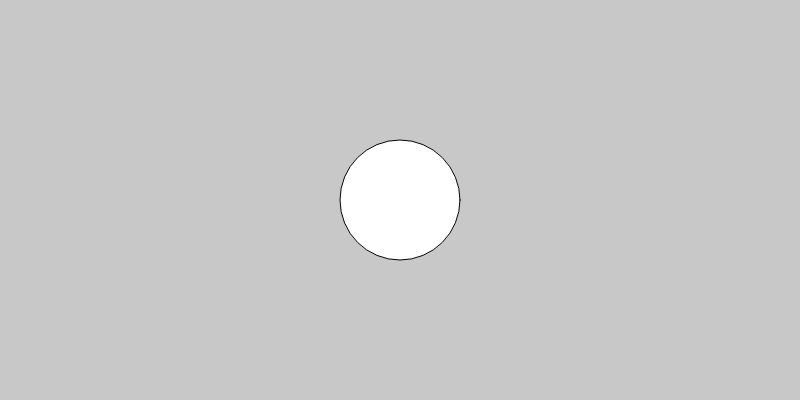
Frame 1 (no input)
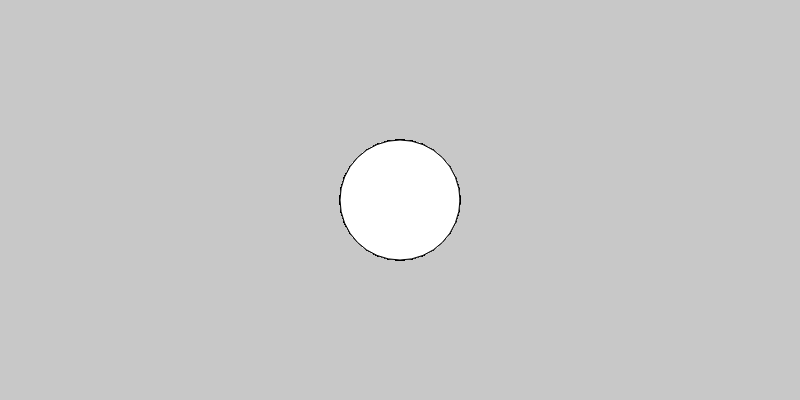
Frame 60 (no input)
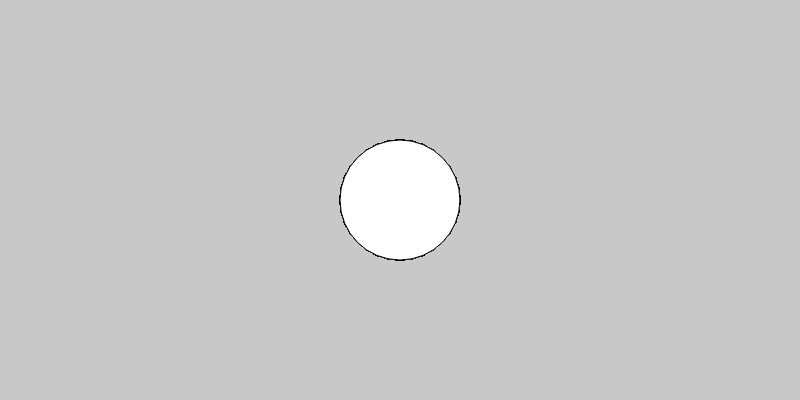
Frame 120 (the mouse pressed at the canvas centre since frame 60)

The p5.js sketch that drew these frames (run headless with seeded random() and noise() and a simulated clock; from frame 60 on, the mouse is pressed at the canvas centre):

// p5.js sketch
// ── sketch.js
/* VARIABLES */

// -> To declare we use the keyword 'var'
// This declares to the computer a new piece of reserved memory
// This memory is referenced by the namespace "myFirstVar"
var myFirstVar;

// Assign a value to the Variable
// Said "myFirstVar *gets* 120"
myFirstVar = 120;

function setup() {
	createCanvas( 800, 400 );
	background( 200 );
}

function draw() {
	translate( 400, 200 );
	ellipse( 0, 0, myFirstVar );
}
